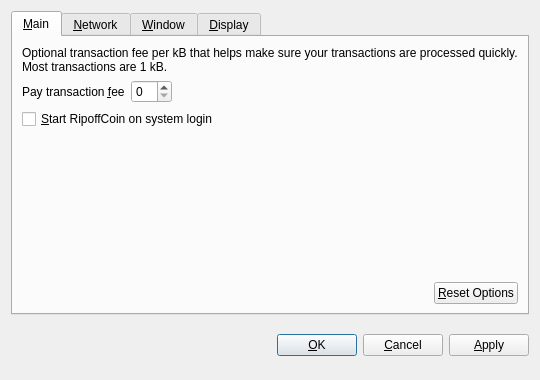
<?xml version="1.0" encoding="UTF-8"?>
<ui version="4.0">
 <class>OptionsDialog</class>
 <widget class="QDialog" name="OptionsDialog">
  <property name="geometry">
   <rect>
    <x>0</x>
    <y>0</y>
    <width>540</width>
    <height>380</height>
   </rect>
  </property>
  <property name="windowTitle">
   <string>Options</string>
  </property>
  <property name="modal">
   <bool>true</bool>
  </property>
  <layout class="QVBoxLayout" name="verticalLayout">
   <item>
    <widget class="QTabWidget" name="tabWidget">
     <property name="tabPosition">
      <enum>QTabWidget::North</enum>
     </property>
     <property name="currentIndex">
      <number>0</number>
     </property>
     <widget class="QWidget" name="tabMain">
      <attribute name="title">
       <string>&amp;Main</string>
      </attribute>
      <layout class="QVBoxLayout" name="verticalLayout_Main">
       <item>
        <widget class="QLabel" name="transactionFeeInfoLabel">
         <property name="text">
          <string>Optional transaction fee per kB that helps make sure your transactions are processed quickly. Most transactions are 1 kB.</string>
         </property>
         <property name="textFormat">
          <enum>Qt::PlainText</enum>
         </property>
         <property name="wordWrap">
          <bool>true</bool>
         </property>
        </widget>
       </item>
       <item>
        <layout class="QHBoxLayout" name="horizontalLayout_1_Main">
         <item>
          <widget class="QLabel" name="transactionFeeLabel">
           <property name="text">
            <string>Pay transaction &amp;fee</string>
           </property>
           <property name="textFormat">
            <enum>Qt::PlainText</enum>
           </property>
           <property name="buddy">
            <cstring>transactionFee</cstring>
           </property>
          </widget>
         </item>
         <item>
          <widget class="BitcoinAmountField" name="transactionFee"/>
         </item>
         <item>
          <spacer name="horizontalSpacer_1_Main">
           <property name="orientation">
            <enum>Qt::Horizontal</enum>
           </property>
           <property name="sizeHint" stdset="0">
            <size>
             <width>40</width>
             <height>20</height>
            </size>
           </property>
          </spacer>
         </item>
        </layout>
       </item>
       <item>
        <widget class="QCheckBox" name="bitcoinAtStartup">
         <property name="toolTip">
          <string>Automatically start RipoffCoin after logging in to the system.</string>
         </property>
         <property name="text">
          <string>&amp;Start RipoffCoin on system login</string>
         </property>
        </widget>
       </item>
       <item>
        <spacer name="verticalSpacer_Main">
         <property name="orientation">
          <enum>Qt::Vertical</enum>
         </property>
         <property name="sizeHint" stdset="0">
          <size>
           <width>20</width>
           <height>40</height>
          </size>
         </property>
        </spacer>
       </item>
       <item>
        <layout class="QHBoxLayout" name="horizontalLayout_2_Main">
         <item>
          <spacer name="horizontalSpacer_2_Main">
           <property name="orientation">
            <enum>Qt::Horizontal</enum>
           </property>
           <property name="sizeHint" stdset="0">
            <size>
             <width>40</width>
             <height>20</height>
            </size>
           </property>
          </spacer>
         </item>
         <item>
          <widget class="QPushButton" name="resetButton">
           <property name="toolTip">
            <string>Reset all client options to default.</string>
           </property>
           <property name="text">
            <string>&amp;Reset Options</string>
           </property>
           <property name="autoDefault">
            <bool>false</bool>
           </property>
          </widget>
         </item>
        </layout>
       </item>
      </layout>
     </widget>
     <widget class="QWidget" name="tabNetwork">
      <attribute name="title">
       <string>&amp;Network</string>
      </attribute>
      <layout class="QVBoxLayout" name="verticalLayout_Network">
       <item>
        <widget class="QCheckBox" name="mapPortUpnp">
         <property name="toolTip">
          <string>Automatically open the RipoffCoin client port on the router. This only works when your router supports UPnP and it is enabled.</string>
         </property>
         <property name="text">
          <string>Map port using &amp;UPnP</string>
         </property>
        </widget>
       </item>
       <item>
        <widget class="QCheckBox" name="connectSocks">
         <property name="toolTip">
          <string>Connect to the RipoffCoin network through a SOCKS proxy (e.g. when connecting through Tor).</string>
         </property>
         <property name="text">
          <string>&amp;Connect through SOCKS proxy:</string>
         </property>
        </widget>
       </item>
       <item>
        <layout class="QHBoxLayout" name="horizontalLayout_Network">
         <item>
          <widget class="QLabel" name="proxyIpLabel">
           <property name="text">
            <string>Proxy &amp;IP:</string>
           </property>
           <property name="textFormat">
            <enum>Qt::PlainText</enum>
           </property>
           <property name="buddy">
            <cstring>proxyIp</cstring>
           </property>
          </widget>
         </item>
         <item>
          <widget class="QValidatedLineEdit" name="proxyIp">
           <property name="maximumSize">
            <size>
             <width>140</width>
             <height>16777215</height>
            </size>
           </property>
           <property name="toolTip">
            <string>IP address of the proxy (e.g. 127.0.0.1)</string>
           </property>
          </widget>
         </item>
         <item>
          <widget class="QLabel" name="proxyPortLabel">
           <property name="text">
            <string>&amp;Port:</string>
           </property>
           <property name="textFormat">
            <enum>Qt::PlainText</enum>
           </property>
           <property name="buddy">
            <cstring>proxyPort</cstring>
           </property>
          </widget>
         </item>
         <item>
          <widget class="QLineEdit" name="proxyPort">
           <property name="maximumSize">
            <size>
             <width>55</width>
             <height>16777215</height>
            </size>
           </property>
           <property name="toolTip">
            <string>Port of the proxy (e.g. 9050)</string>
           </property>
          </widget>
         </item>
         <item>
          <widget class="QLabel" name="socksVersionLabel">
           <property name="text">
            <string>SOCKS &amp;Version:</string>
           </property>
           <property name="textFormat">
            <enum>Qt::PlainText</enum>
           </property>
           <property name="buddy">
            <cstring>socksVersion</cstring>
           </property>
          </widget>
         </item>
         <item>
          <widget class="QValueComboBox" name="socksVersion">
           <property name="toolTip">
            <string>SOCKS version of the proxy (e.g. 5)</string>
           </property>
          </widget>
         </item>
         <item>
          <spacer name="horizontalSpacer_Network">
           <property name="orientation">
            <enum>Qt::Horizontal</enum>
           </property>
           <property name="sizeHint" stdset="0">
            <size>
             <width>40</width>
             <height>20</height>
            </size>
           </property>
          </spacer>
         </item>
        </layout>
       </item>
       <item>
        <spacer name="verticalSpacer_Network">
         <property name="orientation">
          <enum>Qt::Vertical</enum>
         </property>
         <property name="sizeHint" stdset="0">
          <size>
           <width>20</width>
           <height>40</height>
          </size>
         </property>
        </spacer>
       </item>
      </layout>
     </widget>
     <widget class="QWidget" name="tabWindow">
      <attribute name="title">
       <string>&amp;Window</string>
      </attribute>
      <layout class="QVBoxLayout" name="verticalLayout_Window">
       <item>
        <widget class="QCheckBox" name="minimizeToTray">
         <property name="toolTip">
          <string>Show only a tray icon after minimizing the window.</string>
         </property>
         <property name="text">
          <string>&amp;Minimize to the tray instead of the taskbar</string>
         </property>
        </widget>
       </item>
       <item>
        <widget class="QCheckBox" name="minimizeOnClose">
         <property name="toolTip">
          <string>Minimize instead of exit the application when the window is closed. When this option is enabled, the application will be closed only after selecting Quit in the menu.</string>
         </property>
         <property name="text">
          <string>M&amp;inimize on close</string>
         </property>
        </widget>
       </item>
       <item>
        <spacer name="verticalSpacer_Window">
         <property name="orientation">
          <enum>Qt::Vertical</enum>
         </property>
         <property name="sizeHint" stdset="0">
          <size>
           <width>20</width>
           <height>40</height>
          </size>
         </property>
        </spacer>
       </item>
      </layout>
     </widget>
     <widget class="QWidget" name="tabDisplay">
      <attribute name="title">
       <string>&amp;Display</string>
      </attribute>
      <layout class="QVBoxLayout" name="verticalLayout_Display">
       <item>
        <layout class="QHBoxLayout" name="horizontalLayout_1_Display">
         <item>
          <widget class="QLabel" name="langLabel">
           <property name="text">
            <string>User Interface &amp;language:</string>
           </property>
           <property name="textFormat">
            <enum>Qt::PlainText</enum>
           </property>
           <property name="buddy">
            <cstring>lang</cstring>
           </property>
          </widget>
         </item>
         <item>
          <widget class="QValueComboBox" name="lang">
           <property name="toolTip">
            <string>The user interface language can be set here. This setting will take effect after restarting RipoffCoin.</string>
           </property>
          </widget>
         </item>
        </layout>
       </item>
       <item>
        <layout class="QHBoxLayout" name="horizontalLayout_2_Display">
         <item>
          <widget class="QLabel" name="unitLabel">
           <property name="text">
            <string>&amp;Unit to show amounts in:</string>
           </property>
           <property name="textFormat">
            <enum>Qt::PlainText</enum>
           </property>
           <property name="buddy">
            <cstring>unit</cstring>
           </property>
          </widget>
         </item>
         <item>
          <widget class="QValueComboBox" name="unit">
           <property name="toolTip">
            <string>Choose the default subdivision unit to show in the interface and when sending coins.</string>
           </property>
          </widget>
         </item>
        </layout>
       </item>
       <item>
        <widget class="QCheckBox" name="displayAddresses">
         <property name="toolTip">
          <string>Whether to show RipoffCoin addresses in the transaction list or not.</string>
         </property>
         <property name="text">
          <string>&amp;Display addresses in transaction list</string>
         </property>
        </widget>
       </item>
       <item>
        <widget class="QCheckBox" name="coinControlFeatures">
         <property name="toolTip">
          <string>Whether to show coin control features or not.</string>
         </property>
         <property name="text">
          <string>Display coin &amp;control features (experts only!)</string>
         </property>
        </widget>
       </item>
       <item>
        <spacer name="verticalSpacer_Display">
         <property name="orientation">
          <enum>Qt::Vertical</enum>
         </property>
         <property name="sizeHint" stdset="0">
          <size>
           <width>20</width>
           <height>40</height>
          </size>
         </property>
        </spacer>
       </item>
      </layout>
     </widget>
    </widget>
   </item>
   <item>
    <layout class="QHBoxLayout" name="horizontalLayout_Buttons">
     <item>
      <spacer name="horizontalSpacer_1">
       <property name="orientation">
        <enum>Qt::Horizontal</enum>
       </property>
       <property name="sizeHint" stdset="0">
        <size>
         <width>40</width>
         <height>48</height>
        </size>
       </property>
      </spacer>
     </item>
     <item>
      <widget class="QLabel" name="statusLabel">
       <property name="font">
        <font>
         <weight>75</weight>
         <bold>true</bold>
        </font>
       </property>
       <property name="text">
        <string/>
       </property>
       <property name="textFormat">
        <enum>Qt::PlainText</enum>
       </property>
       <property name="wordWrap">
        <bool>true</bool>
       </property>
      </widget>
     </item>
     <item>
      <spacer name="horizontalSpacer_2">
       <property name="orientation">
        <enum>Qt::Horizontal</enum>
       </property>
       <property name="sizeHint" stdset="0">
        <size>
         <width>40</width>
         <height>48</height>
        </size>
       </property>
      </spacer>
     </item>
     <item>
      <widget class="QPushButton" name="okButton">
       <property name="text">
        <string>&amp;OK</string>
       </property>
      </widget>
     </item>
     <item>
      <widget class="QPushButton" name="cancelButton">
       <property name="text">
        <string>&amp;Cancel</string>
       </property>
       <property name="autoDefault">
        <bool>false</bool>
       </property>
      </widget>
     </item>
     <item>
      <widget class="QPushButton" name="applyButton">
       <property name="text">
        <string>&amp;Apply</string>
       </property>
       <property name="autoDefault">
        <bool>false</bool>
       </property>
      </widget>
     </item>
    </layout>
   </item>
  </layout>
 </widget>
 <customwidgets>
  <customwidget>
   <class>BitcoinAmountField</class>
   <extends>QSpinBox</extends>
   <header>bitcoinamountfield.h</header>
  </customwidget>
  <customwidget>
   <class>QValueComboBox</class>
   <extends>QComboBox</extends>
   <header>qvaluecombobox.h</header>
  </customwidget>
  <customwidget>
   <class>QValidatedLineEdit</class>
   <extends>QLineEdit</extends>
   <header>qvalidatedlineedit.h</header>
  </customwidget>
 </customwidgets>
 <resources/>
 <connections/>
</ui>
